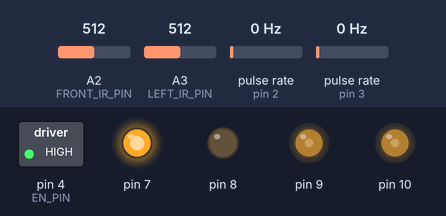
Recording of a sketch running on a simulated Arduino Uno, built with avr-gcc and run on an emulated ATmega328P. Parts: switched loads named in the sketch (green lamp = pin HIGH), output pins drawn as LEDs (lit = HIGH). Wiring (inferred from the names in the program): 2 × pulse sensor: data pin 2 / data pin 3. Inputs (shaded band) come from the test bench; at power-on: pulse rate (sensors on pin 2, pin 3) 0 Hz, A2 (FRONT_IR_PIN) = 512, A3 (LEFT_IR_PIN) = 512. What the sketch prints to the serial monitor is not drawn.

Above: at 1.2 s.
1.3 s: pulse rate (sensor on pin 2) set to 60 Hz
4.3 s: pulse rate (sensor on pin 2) set to 67 Hz
At 5.2 s:
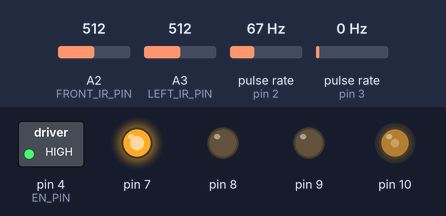
5.9 s: pulse rate (sensor on pin 3) set to 61 Hz
8.9 s: pulse rate (sensor on pin 3) set to 67 Hz
10.7 s: A2 (FRONT_IR_PIN) set to 245
At 12.24 s:
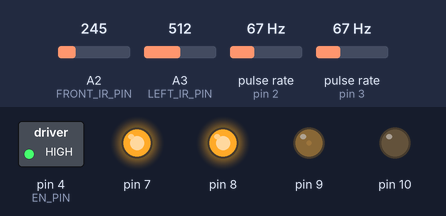
At 12.65 s:
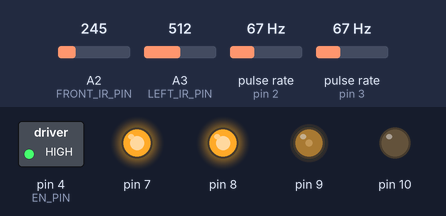
13.7 s: A3 (LEFT_IR_PIN) set to 30
At 16.4 s:
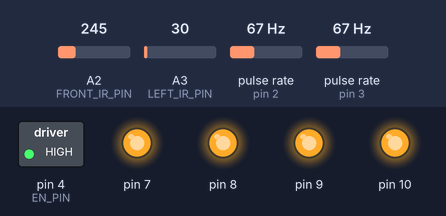
Timing chart, 0 to 24.8 s (numbered marks = the images above; inputs shaded):
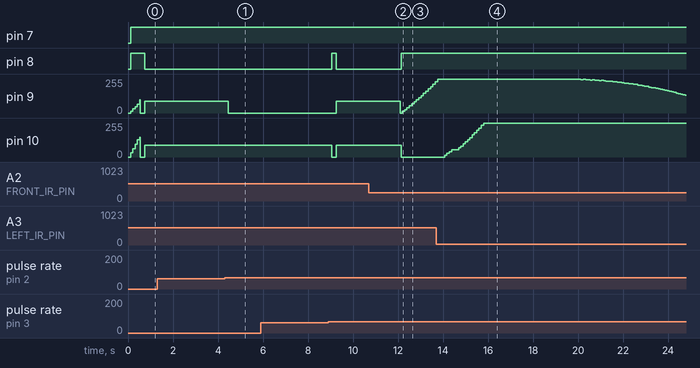

The sketch:

Wall_Follow_Turn.ino
```cpp
// ================= PIN DEFINITIONS =================
#define M1_DIR 7
#define M1_PWM 9
#define M2_DIR 8
#define M2_PWM 10

#define EN_PIN 4
#define SF_PIN 12

#define ENC_L 2
#define ENC_R 3

#define FRONT_IR_PIN A2
#define LEFT_IR_PIN  A3

// ================= MOTOR STRUCT =================
struct Motor {
  int dirPin, pwmPin, encPin;
  volatile long count;
  long lastCount;
  float cpr;
  float targetRPM;
  float currentRPM;
  float pwm;
  float Kp;
  float Ki;
  float integral;
  bool invertDir;
};

// ================= FILTER STRUCTS =================
struct BiquadCoeff {
  float b0, b1, b2;
  float a1, a2;
};

struct BiquadState {
  float z1 = 0;
  float z2 = 0;
};

struct ButterworthState {
  BiquadState s1;
  BiquadState s2;
};

#define MA_WINDOW 6
struct MovingAverage {
  float buffer[MA_WINDOW] = {0};
  float sum = 0;
  int index = 0;
};

// ================= GLOBALS =================
Motor leftMotor;
Motor rightMotor;

ButterworthState frontFilter;
ButterworthState leftFilter;

MovingAverage frontMA;
MovingAverage leftMA;

unsigned long lastControlTime = 0;
unsigned long prevIRTime = 0;

// ================= FILTER COEFFICIENTS =================
const BiquadCoeff stage1Coeff = {
  2.91464944656977e-05f,
  2.91464944656977e-05f,
  0.0f,
  -0.939062505817492f,
  0.0f
};

const BiquadCoeff stage2Coeff = {
  1.0f, 2.0f, 1.0f,
  -1.93529438685999f,
  0.939120798806424f
};

// ================= IR CALIBRATION =================
const float A_front = 1.23072369e+04;
const float B_front = 1.12642133e+01;
const float C_front = 1.74338869e+00;

const float A_left = 7.68904930e+03;
const float B_left = 1.00000065e-03;
const float C_left = -2.64920279e+00;

// ================= TIMING =================
const int intervalMs = 100;
const unsigned long IR_SAMPLE_TIME = 10000;

// ================= DISTANCE THRESHOLDS =================
#define TARGET_LEFT_DIST   20.0
#define FRONT_STOP_DIST    30.0
#define FRONT_SLOW_DIST    30.0

// ================= SPEEDS =================
#define BASE_SPEED         15
#define SLOW_SPEED         7
#define TURN_SPEED         7    // RPM for both wheels during pivot

// ================= PIVOT TURN GEOMETRY =================
// Each wheel travels π × wheelbase / 4 for a 90° pivot
// counts = arc_mm / circumference_mm × CPR
// arc_mm = π × 340 / 4 ≈ 267 mm
// circumference = π × 65 ≈ 204 mm
#define TURN_COUNTS_L  191   // (267 / 204) × 342
#define TURN_COUNTS_R  193   // (267 / 204) × 347

// ================= STATE MACHINE =================
enum RobotState {
  STATE_WALL_FOLLOW,
  STATE_TURNING,
  STATE_STOPPED
};

RobotState robotState = STATE_WALL_FOLLOW;

long turnStartCountL = 0;
long turnStartCountR = 0;

// ================= IR READINGS =================
float frontDistanceCM = 0;
float leftDistanceCM  = 0;

// ================= ENCODER ISR =================
void leftISR()  { leftMotor.count++; }
void rightISR() { rightMotor.count++; }

// ================= MOTOR INIT =================
void initMotor(Motor &m, int dirPin, int pwmPin, int encPin, float cpr, bool invertDir) {
  m.dirPin     = dirPin;
  m.pwmPin     = pwmPin;
  m.encPin     = encPin;
  m.count      = 0;
  m.lastCount  = 0;
  m.cpr        = cpr;
  m.targetRPM  = 0;
  m.currentRPM = 0;
  m.pwm        = 0;
  m.Kp         = 1.5;
  m.Ki         = 0.5;
  m.integral   = 0;
  m.invertDir  = invertDir;

  pinMode(dirPin, OUTPUT);
  pinMode(pwmPin, OUTPUT);
  pinMode(encPin, INPUT_PULLUP);
}

// ================= MOTOR PWM =================
void setMotorPWM(Motor &m, float pwm) {
  pwm = constrain(pwm, -255, 255);
  bool goForward = (pwm >= 0);
  if (m.invertDir) goForward = !goForward;

  digitalWrite(m.dirPin, goForward ? HIGH : LOW);
  analogWrite(m.pwmPin, (int)abs(pwm));
  m.pwm = pwm;
}

// ================= HARD STOP =================
void hardStop() {
  leftMotor.targetRPM  = 0;
  rightMotor.targetRPM = 0;
  leftMotor.integral   = 0;
  rightMotor.integral  = 0;
  leftMotor.pwm        = 0;
  rightMotor.pwm       = 0;
  setMotorPWM(leftMotor,  0);
  setMotorPWM(rightMotor, 0);
}

// ================= DRIVER ENABLE =================
void enableDriver() {
  digitalWrite(EN_PIN, LOW);
  delay(5);
  digitalWrite(EN_PIN, HIGH);
  delay(5);
}

// ================= BIQUAD FILTER =================
float processBiquad(const BiquadCoeff &c, BiquadState &s, float x) {
  float y = c.b0 * x + s.z1;
  s.z1 = c.b1 * x - c.a1 * y + s.z2;
  s.z2 = c.b2 * x - c.a2 * y;
  return y;
}

float processButterworth(ButterworthState &f, float x) {
  float y = processBiquad(stage1Coeff, f.s1, x);
  y = processBiquad(stage2Coeff, f.s2, y);
  return y;
}

// ================= MOVING AVERAGE =================
float applyMA(MovingAverage &ma, float x) {
  ma.sum -= ma.buffer[ma.index];
  ma.buffer[ma.index] = x;
  ma.sum += x;
  ma.index = (ma.index + 1) % MA_WINDOW;
  return ma.sum / MA_WINDOW;
}

// ================= IR SENSOR =================
float computeFront(float adc) {
  return max(A_front / (adc + B_front) + C_front, 0.0f);
}

float computeLeft(float adc) {
  return max(A_left / (adc + B_left) + C_left, 0.0f);
}

void updateIR() {
  unsigned long now = micros();
  if (now - prevIRTime >= IR_SAMPLE_TIME) {
    float rawF = analogRead(FRONT_IR_PIN);
    float rawL = analogRead(LEFT_IR_PIN);

    float fF = processButterworth(frontFilter, rawF);
    float fL = processButterworth(leftFilter,  rawL);

    frontDistanceCM = applyMA(frontMA, computeFront(fF));
    leftDistanceCM  = applyMA(leftMA,  computeLeft(fL));

    prevIRTime += IR_SAMPLE_TIME;
  }
}

// ================= RPM + PID =================
void updateRPM(Motor &m, float dt) {
  long delta   = m.count - m.lastCount;
  m.lastCount  = m.count;
  float revs   = (float)delta / m.cpr;
  m.currentRPM = (revs / dt) * 60.0;
}

void updatePID(Motor &m, float dt) {
  if (m.targetRPM == 0) {
    m.integral = 0;
    m.pwm      = 0;
    setMotorPWM(m, 0);
    return;
  }

  float error = m.targetRPM - m.currentRPM;

  bool saturatedHigh = (m.pwm >= 255 && error > 0);
  bool saturatedLow  = (m.pwm <= 0   && error < 0);
  if (!saturatedHigh && !saturatedLow) {
    m.integral = constrain(m.integral + error * dt, -100, 100);
  }

  float output = m.Kp * error + m.Ki * m.integral;
  m.pwm = constrain(m.pwm + output, 0, 255);
  setMotorPWM(m, m.pwm);
}

void updateControl() {
  unsigned long now = millis();
  if (now - lastControlTime < intervalMs) return;

  float dt        = (now - lastControlTime) / 1000.0;
  lastControlTime = now;

  updateRPM(leftMotor,  dt);
  updateRPM(rightMotor, dt);

  if (robotState == STATE_WALL_FOLLOW) {
    updatePID(leftMotor,  dt);
    updatePID(rightMotor, dt);
  }
}

// ================= STATE: WALL FOLLOW =================
void doWallFollow() {
  Serial.print("F: "); Serial.print(frontDistanceCM);
  Serial.print(" | L: "); Serial.print(leftDistanceCM);

  if (frontDistanceCM > 0 && frontDistanceCM < FRONT_STOP_DIST) {
    hardStop();
    delay(200);

    turnStartCountL = leftMotor.count;
    turnStartCountR = rightMotor.count;

    robotState = STATE_TURNING;
    Serial.println(" | -> TURNING");
    return;
  }

  float baseRPM = (frontDistanceCM > 0 && frontDistanceCM < FRONT_SLOW_DIST)
                  ? SLOW_SPEED
                  : BASE_SPEED;

  float error      = leftDistanceCM - TARGET_LEFT_DIST;
  float Kp_wall    = 1.0;
  float correction = constrain(Kp_wall * error, -5, 5);

  leftMotor.targetRPM  = constrain(baseRPM - correction, 0, 20);
  rightMotor.targetRPM = constrain(baseRPM + correction, 0, 20);

  Serial.print(" | Err: "); Serial.print(error, 1);
  Serial.print(" | tL: "); Serial.print(leftMotor.targetRPM, 1);
  Serial.print(" | tR: "); Serial.print(rightMotor.targetRPM, 1);
  Serial.print(" | aL: "); Serial.print(leftMotor.currentRPM, 1);
  Serial.print(" | aR: "); Serial.println(rightMotor.currentRPM, 1);
}

// ================= STATE: PIVOT TURN 90° RIGHT =================
void doTurning() {
  long travelL = abs(leftMotor.count  - turnStartCountL);
  long travelR = abs(rightMotor.count - turnStartCountR);

  Serial.print("Pivot L: "); Serial.print(travelL);
  Serial.print(" / "); Serial.print(TURN_COUNTS_L);
  Serial.print(" | R: "); Serial.print(travelR);
  Serial.print(" / "); Serial.println(TURN_COUNTS_R);

  if (travelL >= TURN_COUNTS_L && travelR >= TURN_COUNTS_R) {
    hardStop();
    Serial.println("Turn complete -> WALL_FOLLOW");
    robotState = STATE_WALL_FOLLOW;
    return;
  }

  // Left wheel forward, right wheel backward — pivot right about center
  int pwmVal = map(TURN_SPEED, 0, 20, 0, 255);
  if (travelL < TURN_COUNTS_L) setMotorPWM(leftMotor,   pwmVal);
  else                          setMotorPWM(leftMotor,   0);
  if (travelR < TURN_COUNTS_R) setMotorPWM(rightMotor, -pwmVal);
  else                          setMotorPWM(rightMotor,  0);
}

// ================= SETUP =================
void setup() {
  Serial.begin(115200);

  pinMode(EN_PIN, OUTPUT);
  pinMode(SF_PIN, INPUT);
  pinMode(FRONT_IR_PIN, INPUT);
  pinMode(LEFT_IR_PIN,  INPUT);

  initMotor(leftMotor,  M1_DIR, M1_PWM, ENC_L, 342.0, false);
  initMotor(rightMotor, M2_DIR, M2_PWM, ENC_R, 347.0, false);

  attachInterrupt(digitalPinToInterrupt(ENC_L), leftISR, RISING);
  attachInterrupt(digitalPinToInterrupt(ENC_R), rightISR, RISING);

  enableDriver();

  lastControlTime = millis();
  prevIRTime      = micros();

  Serial.println("=== Wall-Following Robot Started ===");
  Serial.print("Target dist: "); Serial.print(TARGET_LEFT_DIST); Serial.println(" cm");
  Serial.print("Base speed : "); Serial.print(BASE_SPEED);       Serial.println(" RPM");
  Serial.print("Turn counts: L="); Serial.print(TURN_COUNTS_L);
  Serial.print(" R="); Serial.println(TURN_COUNTS_R);
  Serial.println("====================================");
}

// ================= LOOP =================
void loop() {
  updateIR();
  updateControl();

  switch (robotState) {
    case STATE_WALL_FOLLOW: doWallFollow(); break;
    case STATE_TURNING:     doTurning();    break;
    case STATE_STOPPED:     break;
  }
}
```

Measured:
- the behaviour switches between 63 and 64 Hz on pulse rate (sensor on pin 2) (found by bisection; images 0 and 1)
- after the input at 10.7 s, pin 8: goes on until 12.1 s, then stays HIGH; pin 10: goes on until 12.1 s, then stays 0/255
- after the input at 13.7 s, pin 10: 0/255 → 13/255 after 0.37 s, → 27/255 0.10 s later, → 41/255 0.11 s later, → 55/255 0.10 s later, … (18 changes in this stretch)
